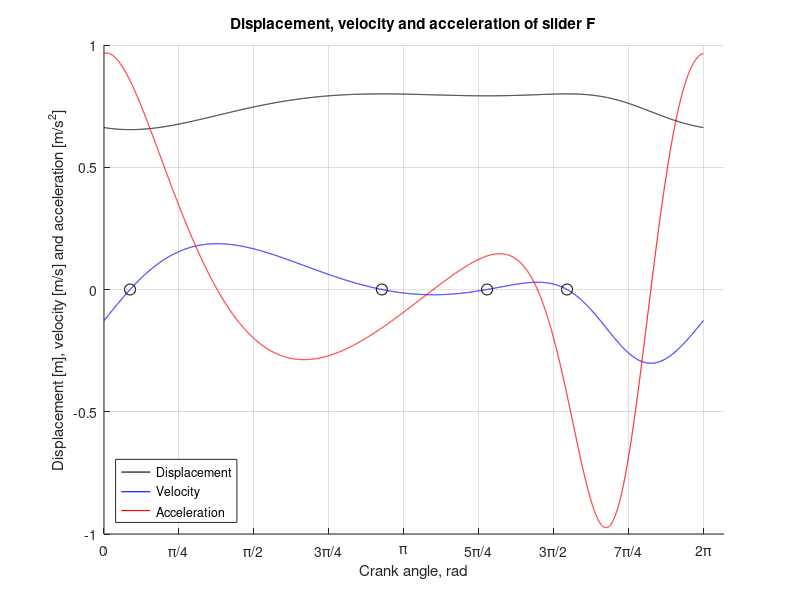

Source code (MATLAB):
clear; clc;
%====================== INPUT DATA ==============================

r=0.30; % length of the crank PA in m
m=0.70; % length of the ink CD in m
p=0.55; % length of the distance OP in m
d=0.85; % length of the distance OB in m
s=0.65; % length of the distance CB in m
w=2; % angular velocity of the crank in rad/s
n=0.80; % length of the link EF, m
t=0.20; % length of the distance DE, m
L=2.0; % length of the distance L in m

%======================= COMPUTATION ==================================

% Define the range for x with steps of 0.001 radians
phi = (0:0.001:2*pi);

% define temporary variables and the function y
tmp1 = r * cos(phi);
tmp2 = r * sin(phi);
tmp3 = p - tmp1;
ang1 =  atan(tmp3./(d + tmp2));
ang2 = (pi/2) - ang1;
tmp4 = s * cos(ang2);
tmp5 = s * sin(ang2);
tmp6 = sqrt(m^2 - tmp5.^2);
tmp7 = L - t - tmp6 - tmp4 - d;

% Calculate the function y
yF = sqrt(n^2 - tmp7.^2);


%===================== Minimum and Maximum Values =====================

% Initialize variables to store maximum and minimum values
Maximum = yF(1); % Initialize variable
Minimum = yF(1);  % Initialize variable

% Iterate through yF values and find maximum and minimum values
for i = 1:length(phi)
    if yF(i) > Maximum
       Maximum = yF(i); % Update max value if current yF value is larger
       Maximum_x = phi(i); % Store corresponding x value
    end
    
   if yF(i) < Minimum
        Minimum = yF(i); % Update min value if current yF value is smaller
        Minimum_x = phi(i); % Store corresponding x value
   end
end

%===================== Velocity Calculation =====================

% Initialize array to store velocity values
vF = zeros(size(phi));

% Calculate velocity using central difference method
for i = 2:length(phi)-1
    vF(i) = (yF(i+1) - yF(i-1)) / (phi(i+1) - phi(i-1));
end

% Handle boundary points (endpoints)
vF(1) = (yF(2) - yF(1)) / (phi(2) - phi(1));
vF(end) = (yF(end) - yF(end-1)) / (phi(end) - phi(end-1));

% Multiply by angular velocity to get the actual velocity
vF = w * vF;

%===================== Acceleration Calculation =====================

% Initialize array to store acceleration values
aF = zeros(size(phi));
% Calculate acceleration using central difference method, excluding endpoints
for i = 3:length(phi)-2
    aF(i) = (vF(i+1) - vF(i-1)) / (phi(i+1) - phi(i-1));
end

%calculate the two endpoints for this function 
aF(2) = (vF(3) - vF(2)) / (phi(3) - phi(2));
aF(end-1) = (vF(end-1) - vF(end-2)) / (phi(end-1) - phi(end-2));

%exclude startpoint and last endpoint as there isn't enough information to
%calculate them
aF([1, end]) = NaN;

aF = aF * w;

%-------------------velocity 0 points-------------------
% Initialize array to store indices of zero points
velocity_0 = [];

% Detect sign changes in vF array
for i = 1:length(phi)-1
    if (vF(i) < 0 && vF(i+1) > 0) || (vF(i) > 0 && vF(i+1) < 0)
        velocity_0(end+1) = i; % Store index of zero point
    end
end

% Convert zeros to corresponding phi values
velocity_0 = phi(velocity_0);

%======================= OUTPUT ==================================

%plot the graph with all 3 functions
figure;
hold on
plot(phi, yF, 'black-', 'LineWidth', 0.8);
plot(phi, vF, 'b-', 'LineWidth', 0.8);
plot(phi, aF, 'r', 'LineWidth', 0.8);
plot(velocity_0, zeros(size(velocity_0)), 'ko', 'MarkerSize', 8);
hold off

axis ([0 6.5 -1 1]);
title ('Displacement, velocity and acceleration of slider F')
xlabel('Crank angle, rad');
ylabel('Displacement [m], velocity [m/s] and acceleration [m/s^2]');

grid on;

% Highlight points on the graph
legend('Displacement', 'Velocity', 'Acceleration', 'Location', 'SouthWest');

% Format x-axis ticks to show values in radians
xticks(0:pi/4:2*pi)
xticklabels({'0', '\pi/4','\pi/2', '3\pi/4', '\pi', '5\pi/4','3\pi/2', '7\pi/4','2\pi'})

% Output all calculated values

disp("The maximum height of Slider F (in m):");
disp(Maximum);
disp("The corresponding crank angle (in rad):");
disp(Maximum_x);
disp("The minimum height of slider F (in m):");
disp(Minimum);
disp("The corresponding crank angle (in rad):");
disp(Minimum_x);

disp("The points of zero velocity (in rad):")
disp(velocity_0)


